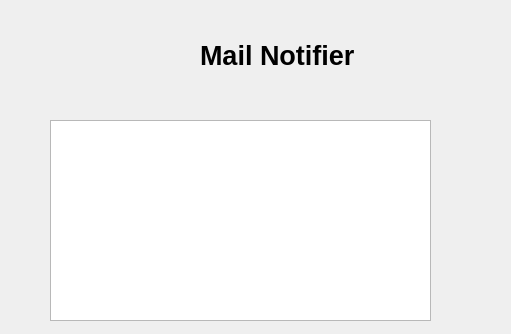
<?xml version="1.0" encoding="UTF-8"?>
<ui version="4.0">
 <class>about</class>
 <widget class="QDialog" name="about">
  <property name="geometry">
   <rect>
    <x>0</x>
    <y>0</y>
    <width>511</width>
    <height>334</height>
   </rect>
  </property>
  <property name="sizePolicy">
   <sizepolicy hsizetype="Fixed" vsizetype="Fixed">
    <horstretch>0</horstretch>
    <verstretch>0</verstretch>
   </sizepolicy>
  </property>
  <property name="windowTitle">
   <string>Mail Notifier</string>
  </property>
  <property name="windowIcon">
   <iconset resource="resources.qrc">
    <normaloff>:/icons/mailbox_empty.png</normaloff>:/icons/mailbox_empty.png</iconset>
  </property>
  <widget class="QPlainTextEdit" name="txtLicense">
   <property name="geometry">
    <rect>
     <x>50</x>
     <y>120</y>
     <width>381</width>
     <height>201</height>
    </rect>
   </property>
   <property name="plainText">
    <string/>
   </property>
  </widget>
  <widget class="QLabel" name="lblLogo">
   <property name="geometry">
    <rect>
     <x>50</x>
     <y>0</y>
     <width>131</width>
     <height>111</height>
    </rect>
   </property>
   <property name="text">
    <string/>
   </property>
   <property name="pixmap">
    <pixmap resource="resources.qrc">:/icons/mailbox_empty.png</pixmap>
   </property>
   <property name="scaledContents">
    <bool>true</bool>
   </property>
  </widget>
  <widget class="QLabel" name="lblNameVersion">
   <property name="geometry">
    <rect>
     <x>200</x>
     <y>40</y>
     <width>291</width>
     <height>31</height>
    </rect>
   </property>
   <property name="minimumSize">
    <size>
     <width>203</width>
     <height>0</height>
    </size>
   </property>
   <property name="font">
    <font>
     <pointsize>20</pointsize>
     <weight>75</weight>
     <bold>true</bold>
    </font>
   </property>
   <property name="text">
    <string>Mail Notifier</string>
   </property>
   <property name="scaledContents">
    <bool>true</bool>
   </property>
  </widget>
 </widget>
 <resources>
  <include location="resources.qrc"/>
 </resources>
 <connections/>
</ui>
